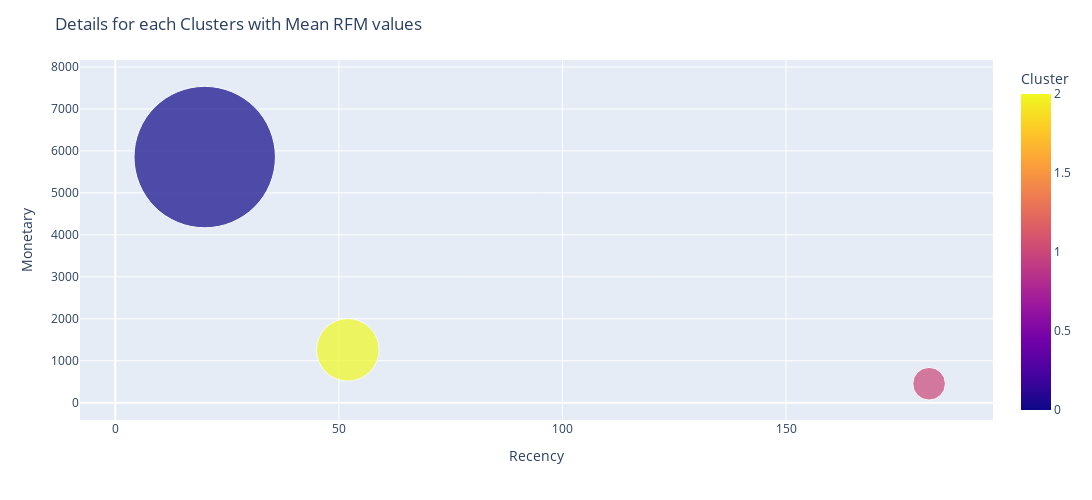

The code cell stored with this chart in its notebook:
### Code cell
import plotly.express as px

# Giả sử rfm_clusters là DataFrame của bạn
fig = px.scatter(rfm_clusters, x="Recency", y="Monetary", size="Frequency", color="Cluster", hover_name="Cluster", size_max=100)
fig.update_layout(height=500, width=1500)
fig.update_layout(
    title="Details for each Clusters with Mean RFM values",
    height=500,
    width=1500
)
fig.show()

### Figure 1 — Plotly figure (JSON) as saved in the notebook; plotly's stock layout.template omitted (floating-point values rounded to 4 significant figures)
{"data": [{"hovertemplate": "<b>%{hovertext}</b><br><br>Recency=%{x}<br>Monetary=%{y}<br>Frequency=%{marker.size}<br>Cluster=%{marker.color}<extra></extra>", "hovertext": [0, 1, 2], "legendgroup": "", "marker": {"color": [0, 1, 2], "coloraxis": "coloraxis", "size": [281, 15, 55], "sizemode": "area", "sizeref": 0.0281, "symbol": "circle"}, "mode": "markers", "name": "", "orientation": "v", "showlegend": false, "type": "scatter", "x": [20, 182, 52], "xaxis": "x", "y": [5854, 454, 1262], "yaxis": "y"}], "layout": {"coloraxis": {"colorbar": {"title": {"text": "Cluster"}}, "colorscale": [[0, "#0d0887"], [0.1111, "#46039f"], [0.2222, "#7201a8"], [0.3333, "#9c179e"], [0.4444, "#bd3786"], [0.5556, "#d8576b"], [0.6667, "#ed7953"], [0.7778, "#fb9f3a"], [0.8889, "#fdca26"], [1, "#f0f921"]]}, "height": 500, "legend": {"itemsizing": "constant", "tracegroupgap": 0}, "margin": {"t": 60}, "title": {"text": "Details for each Clusters with Mean RFM values"}, "width": 1500, "xaxis": {"anchor": "y", "domain": [0, 1], "title": {"text": "Recency"}}, "yaxis": {"anchor": "x", "domain": [0, 1], "title": {"text": "Monetary"}}}}
